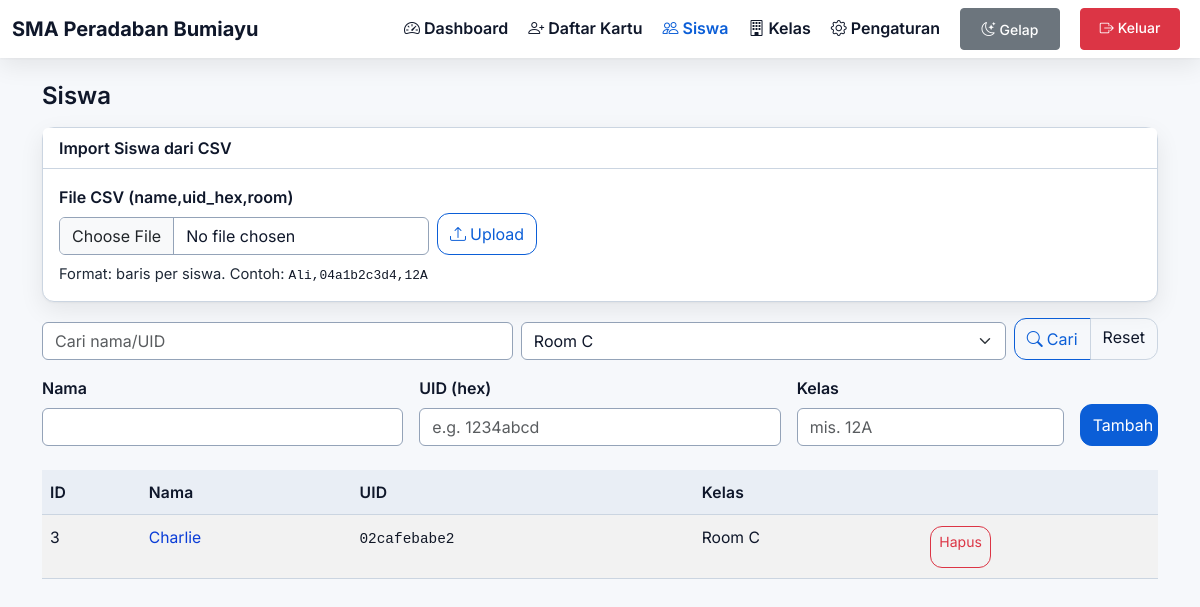
The app's page /users.php?room=Room C (signed in) with its own data.
### tables this page shows
CREATE TABLE IF NOT EXISTS users (
  id INT AUTO_INCREMENT PRIMARY KEY,
  name VARCHAR(100) NOT NULL,
  uid_hex VARCHAR(32) NOT NULL UNIQUE,
  room VARCHAR(100) NOT NULL DEFAULT ''
);

### web/bootstrap.php (called while the page is built, shortened)
<?php
$envPath = __DIR__ . '/config.php';
if (!file_exists($envPath)) {
    $ENV = [
        'DB_HOST' => '127.0.0.1',
        'DB_NAME' => 'kehadiran',
        'DB_USER' => 'root',
        'DB_PASS' => '',
        'APP_TZ' => 'Asia/Jakarta',
        'APP_NAME' => 'Sistem Kehadiran RFID',
        'SCHOOL_NAME' => 'Sekolah Anda',
        'REQUIRE_CHECKOUT' => false,
        'WEEKLY_OFF' => [6, 7],
        'ADMIN_USER' => 'admin',
        'ADMIN_PASS' => 'admin',
        'SCHOOL_EMAIL' => 'admin@sekolah.com',
        'SCHOOL_PHONE' => '085290582063',
        'NOTIFICATION_EMAIL' => true,
        'NOTIFICATION_SMS' => false,
        'BACKUP_AUTO' => true,
        'BACKUP_RETENTION_DAYS' => 30,
    ];
} else {
    $ENV = require $envPath;
}
function env($key, $default = null) {
    global $ENV;
    return $ENV[$key] ?? $default;
}

### web/config.php (called while the page is built)
<?php
return array (
  'DB_HOST' => '127.0.0.1',
  'DB_NAME' => 'attendance',
  'DB_USER' => 'root',
  'DB_PASS' => '',
  'APP_TZ' => 'Asia/Jakarta',
  'SCHOOL_MODE' => true,
  'SCHOOL_START' => '07:15',
  'SCHOOL_END' => '15:00',
  'SCHOOL_NAME' => 'SMA Peradaban Bumiayu',
  'SCHOOL_ADDRESS' => 'Kecamatan Bantarkawung, Kabupaten Brebes',
  'SCHOOL_PHONE' => '085290582063',
  'SCHOOL_EMAIL' => 'ppba.1965@gmail.com',
  'SCHOOL_WEBSITE' => '',
  'SCHOOL_MOTTO' => '',
  'REQUIRE_CHECKOUT' => false,
  'SCHOOL_SKIP_WEEKENDS' => true,
  'HOLIDAYS' => '',
  'ADMIN_USER' => 'admin',
  'ADMIN_PASS' => 'admin',
  'WEEKLY_OFF_DAYS' => '6,7',
);

### web/public/users.php (the view, shortened to what this page needs)
<?php
require_once __DIR__ . '/../bootstrap.php';
$pdo = pdo();
$usersSql = 'SELECT id, name, uid_hex, room FROM users';
$params = [];
$q = trim($_GET['q'] ?? '');
$roomFilter = trim($_GET['room'] ?? '');
if ($q !== '' || $roomFilter !== '') {
    $usersSql .= ' WHERE 1=1';
    if ($roomFilter !== '') { $usersSql .= ' AND room = ?'; $params[] = $roomFilter; }
}
$usersSql .= ' ORDER BY name';
$stmtU = $pdo->prepare($usersSql); $stmtU->execute($params);
$users = $stmtU->fetchAll(PDO::FETCH_ASSOC);
function e($s) { return htmlspecialchars((string)$s, ENT_QUOTES, 'UTF-8'); }
?>
<!doctype html>
<html lang="id">
<head>
  <link href="https://cdn.jsdelivr.net/npm/bootstrap@5.3.3/dist/css/bootstrap.min.css" rel="stylesheet">
  <link href="https://cdn.jsdelivr.net/npm/bootstrap-icons@1.11.3/font/bootstrap-icons.min.css" rel="stylesheet">
  <link href="./assets/style.css" rel="stylesheet">
</head>
<body>
<nav class="navbar navbar-expand-lg navbar-dark bg-dark mb-4">
  <div class="container-fluid">
    <?php $school = env('SCHOOL_NAME', 'Attendance'); ?>
    <a class="navbar-brand d-flex align-items-center gap-2" href="./index.php">
      <span><?= e($school) ?></span>
    </a>
    <div class="collapse navbar-collapse" id="navbarNav">
      <ul class="navbar-nav ms-auto">
        <li class="nav-item"><a class="nav-link" data-nav="dashboard" href="./index.php"><i class="bi bi-speedometer2 me-1"></i><span class="btn-text">Dashboard</span></a></li>
        <li class="nav-item"><a class="nav-link" data-nav="register" href="./register.php"><i class="bi bi-person-plus me-1"></i><span class="btn-text">Daftar Kartu</span></a></li>
        <li class="nav-item"><a class="nav-link active" data-nav="users" href="./users.php"><i class="bi bi-people me-1"></i><span class="btn-text">Siswa</span></a></li>
        <li class="nav-item"><a class="nav-link" data-nav="rooms" href="./rooms.php"><i class="bi bi-building me-1"></i><span class="btn-text">Kelas</span></a></li>
        <li class="nav-item"><a class="nav-link" data-nav="settings" href="./settings.php"><i class="bi bi-gear me-1"></i><span class="btn-text">Pengaturan</span></a></li>
        <li class="nav-item">
          <button id="themeToggle" class="btn" type="button" style="background-color: #6c757d; border: 1px solid #6c757d; color: #ffffff; padding: 0.5rem 1rem; border-radius: 4px; margin: 0 0.5rem; display: inline-block; text-decoration: none; font-size: 0.875rem; font-weight: 500; cursor: pointer; min-width: 100px;"><i class="bi bi-moon-stars me-1"></i><span class="btn-text">Gelap</span></button>
        </li>
        <li class="nav-item">
          <a class="btn" href="./logout.php" style="background-color: #dc3545; border: 1px solid #dc3545; color: #ffffff; padding: 0.5rem 1rem; border-radius: 4px; margin: 0 0.5rem; display: inline-block; text-decoration: none; font-size: 0.875rem; font-weight: 500; cursor: pointer; min-width: 100px;"><i class="bi bi-box-arrow-right me-1"></i><span class="btn-text">Keluar</span></a>
        </li>
      </ul>
    </div>
  </div>
</nav>
<div class="container">
  <h3 class="mb-3">Siswa</h3>
  <div class="card mb-3">
    <div class="card-header">Import Siswa dari CSV</div>
    <div class="card-body">
      <form method="post" action="../api/import_students.php" enctype="multipart/form-data" class="d-flex align-items-end gap-2 flex-nowrap">
        <div>
          <label class="form-label">File CSV (name,uid_hex,room)</label>
          <input class="form-control" type="file" name="file" accept=".csv" required style="min-width:280px;">
        </div>
        <div class="nowrap">
          <button class="btn btn-outline-primary" type="submit"><i class="bi bi-upload me-1"></i>Upload</button>
        </div>
      </form>
      <div class="text-muted small mt-2">Format: baris per siswa. Contoh: <code>Ali,04a1b2c3d4,12A</code></div>
    </div>
  </div>
  <form method="get" class="d-flex align-items-end gap-2 flex-nowrap mb-3">
    <?php $roomsL = $pdo->query("SELECT DISTINCT room FROM users WHERE room<>'' ORDER BY room")->fetchAll(PDO::FETCH_COLUMN);
      $q = trim($_GET['q'] ?? ''); $roomFilter = trim($_GET['room'] ?? ''); ?>
    <input class="form-control" name="q" placeholder="Cari nama/UID" value="<?= e($q) ?>" style="min-width:220px;">
    <select class="form-select" name="room" style="min-width:160px;">
      <?php foreach ($roomsL as $r): ?>
        <option value="<?= e($r) ?>" <?= $roomFilter===$r?'selected':'' ?>><?= e($r) ?></option>
      <?php endforeach; ?>
    </select>
    <div class="btn-group nowrap" role="group">
      <button class="btn btn-outline-primary" type="submit"><i class="bi bi-search me-1"></i>Cari</button>
      <a class="btn btn-outline-secondary" href="./users.php">Reset</a>
    </div>
  </form>
  <form method="post" class="row g-3 mb-4">
    <div class="col-md-4">
      <label class="form-label">Nama</label>
      <input class="form-control" name="name" required>
    </div>
    <div class="col-md-4">
      <label class="form-label">UID (hex)</label>
      <input class="form-control" name="uid_hex" required placeholder="e.g. 1234abcd">
    </div>
    <div class="col-md-3">
      <label class="form-label">Kelas</label>
      <input class="form-control" list="classList" name="room" placeholder="mis. 12A">
    </div>
    <div class="col-md-1 d-flex align-items-end">
      <button class="btn btn-primary w-100" type="submit">Tambah</button>
    </div>
  </form>
  <div class="table-responsive">
    <table class="table table-striped">
      <thead>
        <tr>
          <th>ID</th>
          <th>Nama</th>
          <th>UID</th>
          <th>Kelas</th>
          <th></th>
        </tr>
      </thead>
      <tbody>
        <?php foreach ($users as $u): ?>
        <tr>
          <td><?= (int)$u['id'] ?></td>
          <td><a href="./student.php?id=<?= (int)$u['id'] ?>"><?= e($u['name']) ?></a></td>
          <td><code><?= e($u['uid_hex']) ?></code></td>
          <td><?= e($u['room']) ?></td>
          <td>
            <a class="btn btn-sm btn-outline-danger" href="?delete=<?= (int)$u['id'] ?>" onclick="return confirm('Hapus siswa ini?')">Hapus</a>
          </td>
        </tr>
        <?php endforeach; ?>
      </tbody>
    </table>
  </div>
</div>
</body>
</html>

### records on screen
users: id "3", name "Charlie", uid_hex "02cafebabe2", room "Room C"

### other values on screen
$school "SMA Peradaban Bumiayu"
form field room "Room C"
